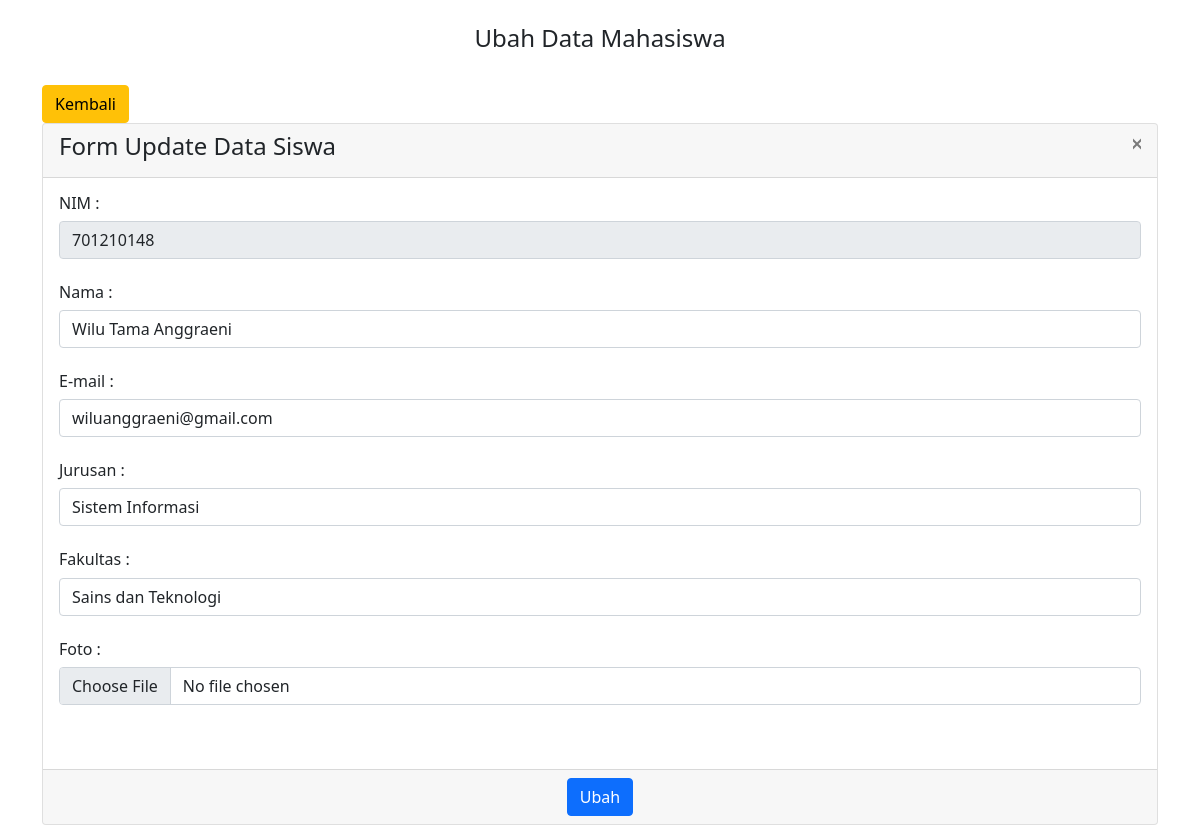
Screenshot of /z/update_siswa.php?nim=701210148 with the database file from the repository.
### tables this page shows
CREATE TABLE `jj` (
  `nim` int(11) NOT NULL,
  `nama` varchar(50) NOT NULL,
  `email` varchar(50) NOT NULL,
  `jurusan` varchar(50) NOT NULL,
  `fakultas` varchar(50) NOT NULL,
  `foto` text NOT NULL
);

### z/update_siswa.php (the view, shortened to what this page needs)
<?php
include 'koneksi.php';
include 'proses_siswa.php';
?>
<!DOCTYPE html>
<html lang="en">
<head>
    <link href="https://cdn.jsdelivr.net/npm/bootstrap@5.1.3/dist/css/bootstrap.min.css" rel="stylesheet">
</head>
<body>
    <div class="container-sm">
        <br>
        <div class="text-center">
            <h4>Ubah Data Mahasiswa</h4>
            <br>
        </div>
        <div class="col text-start">
            <a class="btn btn-warning" href="index2.php">Kembali</a>
        </div>
        <div class="card">
            <form method="POST">
                <div class="card-header text-center">
                    <div class="row">
                        <div class="col-11 text-start">
                            <h4>Form Update Data Siswa</h4>
                        </div>
                        <div class="col-1 text-end">
                            <a class="btn-close" aria-label="Close" href="index2.php"></a>
                        </div>
                    </div>
                </div>
                <div class="form-group">
                    <div class="card-body">
                        <?php
                            $nim=$_GET['nim'];
                            $query=mysqli_query($koneksi, "select * from jj where nim='$nim'");
                            while($data=mysqli_fetch_array($query)){
                                $nim = $data['nim'];
                                $nama = $data['nama'];
                                $email = $data['email'];
                                $jurusan = $data['jurusan'];
                                $fakultas = $data['fakultas'];
                                $foto = $data['foto'];
                            }
                        ?>
                        <h6>NIM : </h6>
                        <input type="text" name="nim" class="form-control" value="<?= $nim ?>" readonly><br>
                        <h6>Nama : </h6>
                        <input type="text" name="nama" class="form-control" value="<?= $nama ?>" required><br>
                        <h6>E-mail : </h6>
                        <input type="text" name="email" class="form-control" value="<?= $email ?>" required><br>
                        <h6>Jurusan : </h6>
                        <input type="text" name="jurusan" class="form-control" value="<?= $jurusan ?>" required><br>
                        <h6>Fakultas : </h6>
                        <input type="text" name="fakultas" class="form-control" value="<?= $fakultas ?>" required><br>
                        <h6>Foto : </h6>
                        <input type="file" name="foto" class="form-control" value="<?= $foto ?>" required><br>
                        <br>
                    </div>
                </div>
                <div class="card-footer text-center">
                    <button class="btn btn-primary" type="submit" name="update-siswa">Ubah</button>
                </div>
            </form>
        </div>
    </div>
</body>
</html>

### rows the page displays
jj: nim "701210148", nama "Wilu Tama Anggraeni", email "wiluanggraeni@gmail.com", jurusan "Sistem Informasi", fakultas "Sains dan Teknologi"
